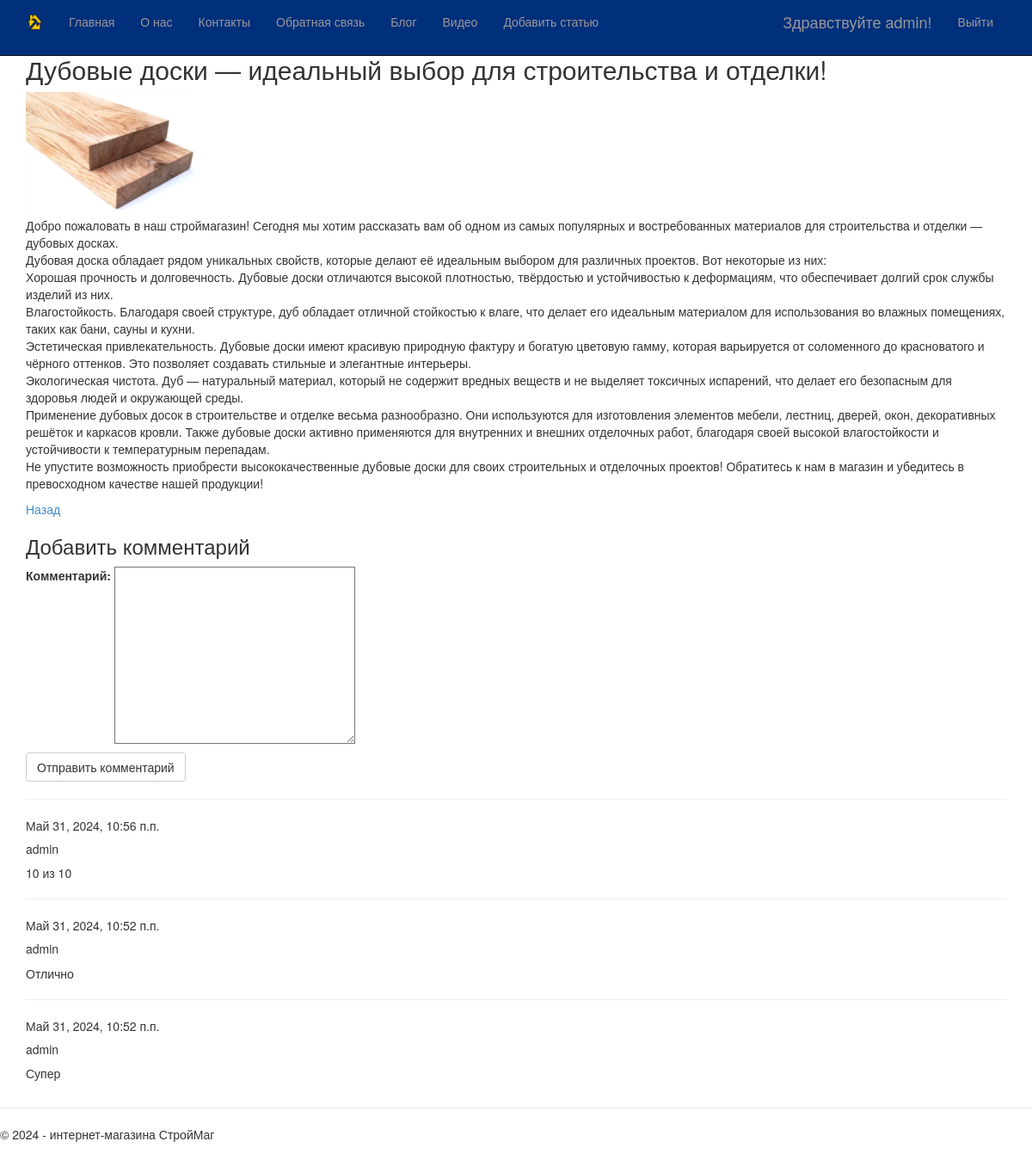
The page /blogpost/2/ (signed in) on the database its author committed.
### app/models.py (models this page shows, shortened)
class Blog(models.Model):
    author = models.ForeignKey(User, on_delete=models.CASCADE, related_name='blog_posts')
    title =  models.CharField(max_length= 100, unique_for_date="posted", verbose_name="Заголовок")
    description = models.TextField(verbose_name="Краткое содержание")
    content= models.TextField(verbose_name="Полное содержание")
    image=models.FileField(default="temp.jpeg", verbose_name="Путь к картинке")
    posted = models.DateTimeField(default= datetime.now(), db_index= True, verbose_name="Опбликована")
    class Meta:
        db_table = "Posts"
        ordering = ["-posted"]
        verbose_name= "статья блога"
        verbose_name_plural= "статьи блога"

class Comment(models.Model):
    user = models.ForeignKey(User, on_delete=models.CASCADE, verbose_name="Пользователь")
    post = models.ForeignKey(Blog, on_delete=models.CASCADE, verbose_name="Пост", related_name="comments")
    text = models.TextField(verbose_name="Комментарий")
    created_at = models.DateTimeField(auto_now_add=True)

### app/views.py (the view)
# urls.py: path('blogpost/<int:parametr>/', views.blogpost, name='blogpost'),
def blogpost(request, parametr):
    assert isinstance(request, HttpRequest)
    post_1 = Blog.objects.get(id=parametr) # запрос на выбор конкретной статьи по параметру
    comments = Comment.objects.filter(post=parametr).order_by('-created_at')
    if request.method == "POST": # после отправки данных формы на сервер методом POST
        form = CommentForm(request.POST)
        if form.is_valid():
            comment_f = form.save(commit=False)
            comment_f.user = request.user # добавляем (так как этого поля нет в форме) в модель Комментария (Comment) в поле автор авторизованного пользователя
            comment_f.created_at = datetime.now() # добавляем в модель Комментария (Comment) текущую дату
            comment_f.post = Blog.objects.get(id=parametr) # добавляем в модель Комментария (Comment) статью, для которой данный комментарий
            comment_f.save() # сохраняем изменения после добавления полей
            return redirect('blogpost', parametr=post_1.id) # переадресация на ту же страницу статьи после отправки комментария
    else:
        form = CommentForm() # создание формы для ввода комментария
    return render(
        request,
        'app/blogpost.html',
        {
            'post_1': post_1, # передача конкретной статьи в шаблон веб-страницы
            'year':datetime.now().year,
            'comments': comments, # передача всех комментариев к данной статье в шаблон веб-страницы
            'form': form, # передача формы добавления комментария в шаблон веб-страницы
        }
    )

### app/forms.py
class CommentForm (forms.ModelForm):
    class Meta:
        model = Comment # используемая модель
        fields = ('text',) # требуется заполнить только поле text
        labels = {'text': "Комментарий"} # метка к полю формы text

### app/templates/app/blogpost.html
{% extends "app/layout.html" %}
{% block content %}
<h2> {{post_1.title}} </h2>
{% if post_1.image and post_1.image.url != '/media/temp.jpeg' %}
<img src="{{ post_1.image.url }}" alt=" Картинка статьи блога" width="200" />
{% endif %}
<p> {{post_1.content|linebreaksbr}} </p>
<p><a href="{% url 'blog' %}"> Назад</a> </p>
{% if user.is_authenticated %}
<h3>Добавить комментарий</h3>
<form method="POST" >{% csrf_token %}
<div>
{{form.as_p}}
<button type="submit" class="save btn btn-default" > Отправить комментарий </button>
</div>
</form>
{% else %}
<h3> Для добавления своего комментария, пожалуйста, авторизуйтесь </h3>
{% endif %}
{% for comment in comments %}
<hr/>
<h7> {{comment.created_at}} </h7>
<h5> {{comment.user}} </h5>
<p> {{comment.text|linebreaksbr}} </p>
{% endfor %}
{% endblock %}

### app/templates/app/loginpartial.html (shortened to what this page needs)
﻿{% if user.is_authenticated %}
<form id="logoutForm" action="/logout/" method="post" class="navbar-right">
    <ul class="nav navbar-nav navbar-right">
        <li><span class="navbar-brand">Здравствуйте {{ user.username }}!</span></li>
        <li><a href="javascript:document.getElementById('logoutForm').submit()">Выйти</a></li>
    </ul>
</form>
{% else %}
<ul class="nav navbar-nav navbar-right">
    <li><a href="{% url 'login' %}">Войти</a></li>
</ul>
{% endif %}

### app/static/app/content/site.css (style rules this page uses)
body { padding-top: 50px; padding-bottom: 20px; padding-top:2%; }
input, select, textarea { max-width: 280px; }

### rows shown on the page
Blog: title "Дубовые доски — идеальный выбор для строительства и отделки!", image (picture), content "Добро пожаловать в наш строймагазин! Сегодня мы хотим рассказать вам об одном из самых популярных и востребованных материалов для строительства и отделки — дубовых досках. Дубовая доска обладает рядом уникальных свойств, которые делают её идеальным выбором для различных проектов. Вот некоторые из них: Хорошая прочность и долговечность. Дубовые доски отличаются высокой плотностью, твёрдостью и устойчивостью к деформациям, что обеспечивает долгий срок службы изделий из них. Влагостойкость. Благодаря своей структуре, дуб обладает отличной стойкостью к влаге, что делает его идеальным материалом для использования во влажных помещениях, таких как бани, сауны и кухни. Эстетическая…"
Comment: created_at "Май 31, 2024, 10:56 п.п.", user "admin", text "10 из 10"
Comment: created_at "Май 31, 2024, 10:52 п.п.", user "admin", text "Отлично"
Comment: created_at "Май 31, 2024, 10:52 п.п.", user "admin", text "Супер"

### other values the page prints
{{ user.username }} "admin"
